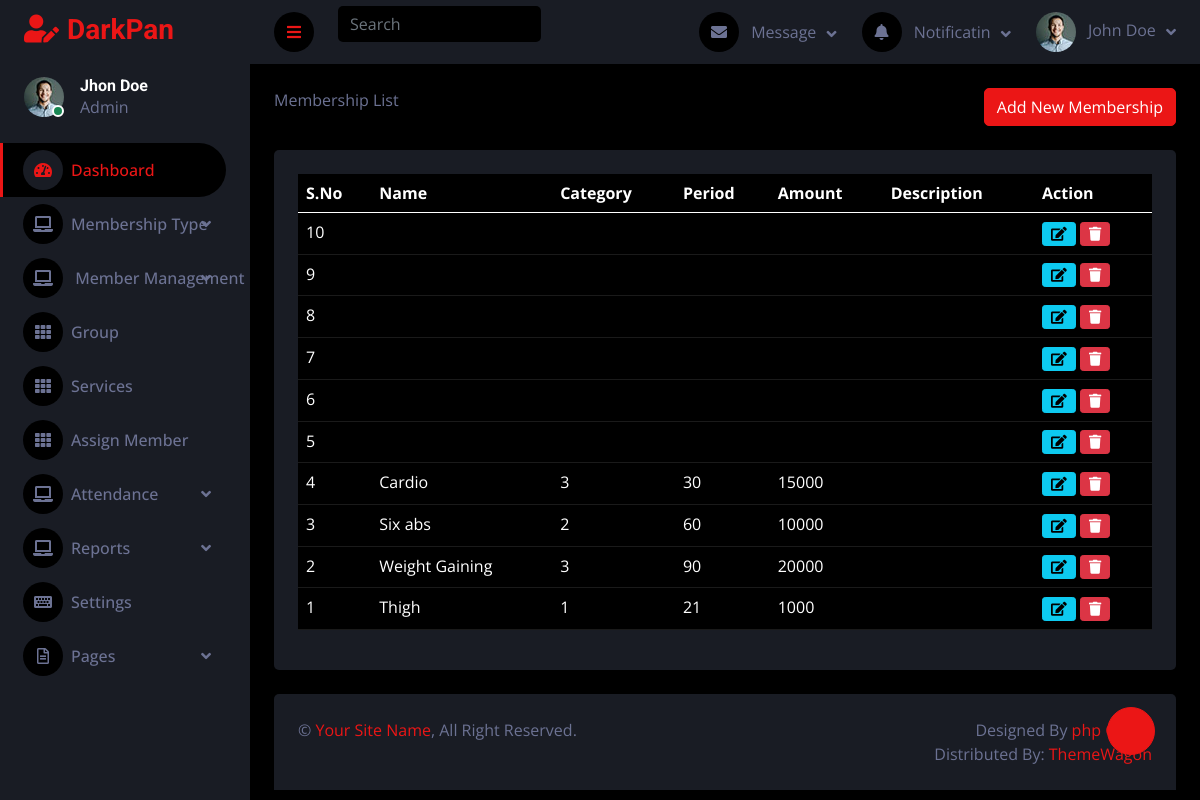
The app's page /view-membershiplist.php (signed in) with its own data.
### tables this page shows
CREATE TABLE IF NOT EXISTS `membership` (
  `id` int NOT NULL AUTO_INCREMENT,
  `m_name` varchar(250) DEFAULT NULL,
  `m_category` varchar(250) DEFAULT NULL,
  `m_period` varchar(250) DEFAULT NULL,
  `m_amount` varchar(250) DEFAULT NULL,
  `m_description` varchar(250) DEFAULT NULL,
  PRIMARY KEY (`id`)
);

### view-membershiplist.php (the view)
<?php include "common/header.php";?>
<div class="container-fluid pt-4 px-4">
                <div class="row g-4">
                        <div class="clearfix">
  <span class="float-start">Membership List</span>
  <span> <a href="add-membership.php" <button type="button" class="btn btn-primary float-end">Add New Membership</button></a></span>
</div>
<div class="col-sm-12">
                        <div class="bg-secondary rounded h-100 p-4">
                            <table class="table table-dark">
                                <thead>
                                    <tr>
                                        <th scope="col">S.No</th>
                                        <th scope="col"> Name</th>
                                        <th scope="col">Category</th>
                                        <th scope="col">Period</th>
                                        <th scope="col">Amount</th>
                                        <th scope="col">Description</th>
                                        <th scope="col">Action</th>
                                    </tr>
                                </thead>
                              <tbody>
                                <?php
 $sql = mysqli_query($conn, "SELECT * FROM `membership` order by id desc");
                   while ($row = mysqli_fetch_assoc($sql)) {
                       echo "<tr>
                               <td>{$row['id']}</td>
                               <td>{$row['m_name']}</td>
                               <td>{$row['m_category']}</td>
                              <td>{$row['m_period']}</td>
                               <td>{$row['m_amount']}</td>
                                <td>{$row['m_description']}</td>
                               <td><a class='btn btn-sm btn-info' href='edit-membership.php?id={$row['id']}'><i class='fa fa-edit'></i></a>
                   <a class='btn btn-sm btn-danger' href='delete-membership.php?id={$row['id']}'><i class='fa fa-trash'></i></a></td>
                             </tr>";
                   }
                   ?>
                                </tbody>
                            </table>
                        </div>
                    </div>
                </div>
                </div>
<?php include "common/footer.php";?>

### css/style.css (style rules this page uses)
.btn { transition: .5s; }

### records on screen
membership: id "10"
membership: id "9"
membership: id "8"
membership: id "7"
membership: id "6"
membership: id "5"
membership: id "4", m_name "Cardio", m_category "3", m_period "30", m_amount "15000"
membership: id "3", m_name "Six abs", m_category "2", m_period "60", m_amount "10000"
membership: id "2", m_name "Weight Gaining", m_category "3", m_period "90", m_amount "20000"
membership: id "1", m_name "Thigh", m_category "1", m_period "21", m_amount "1000"
